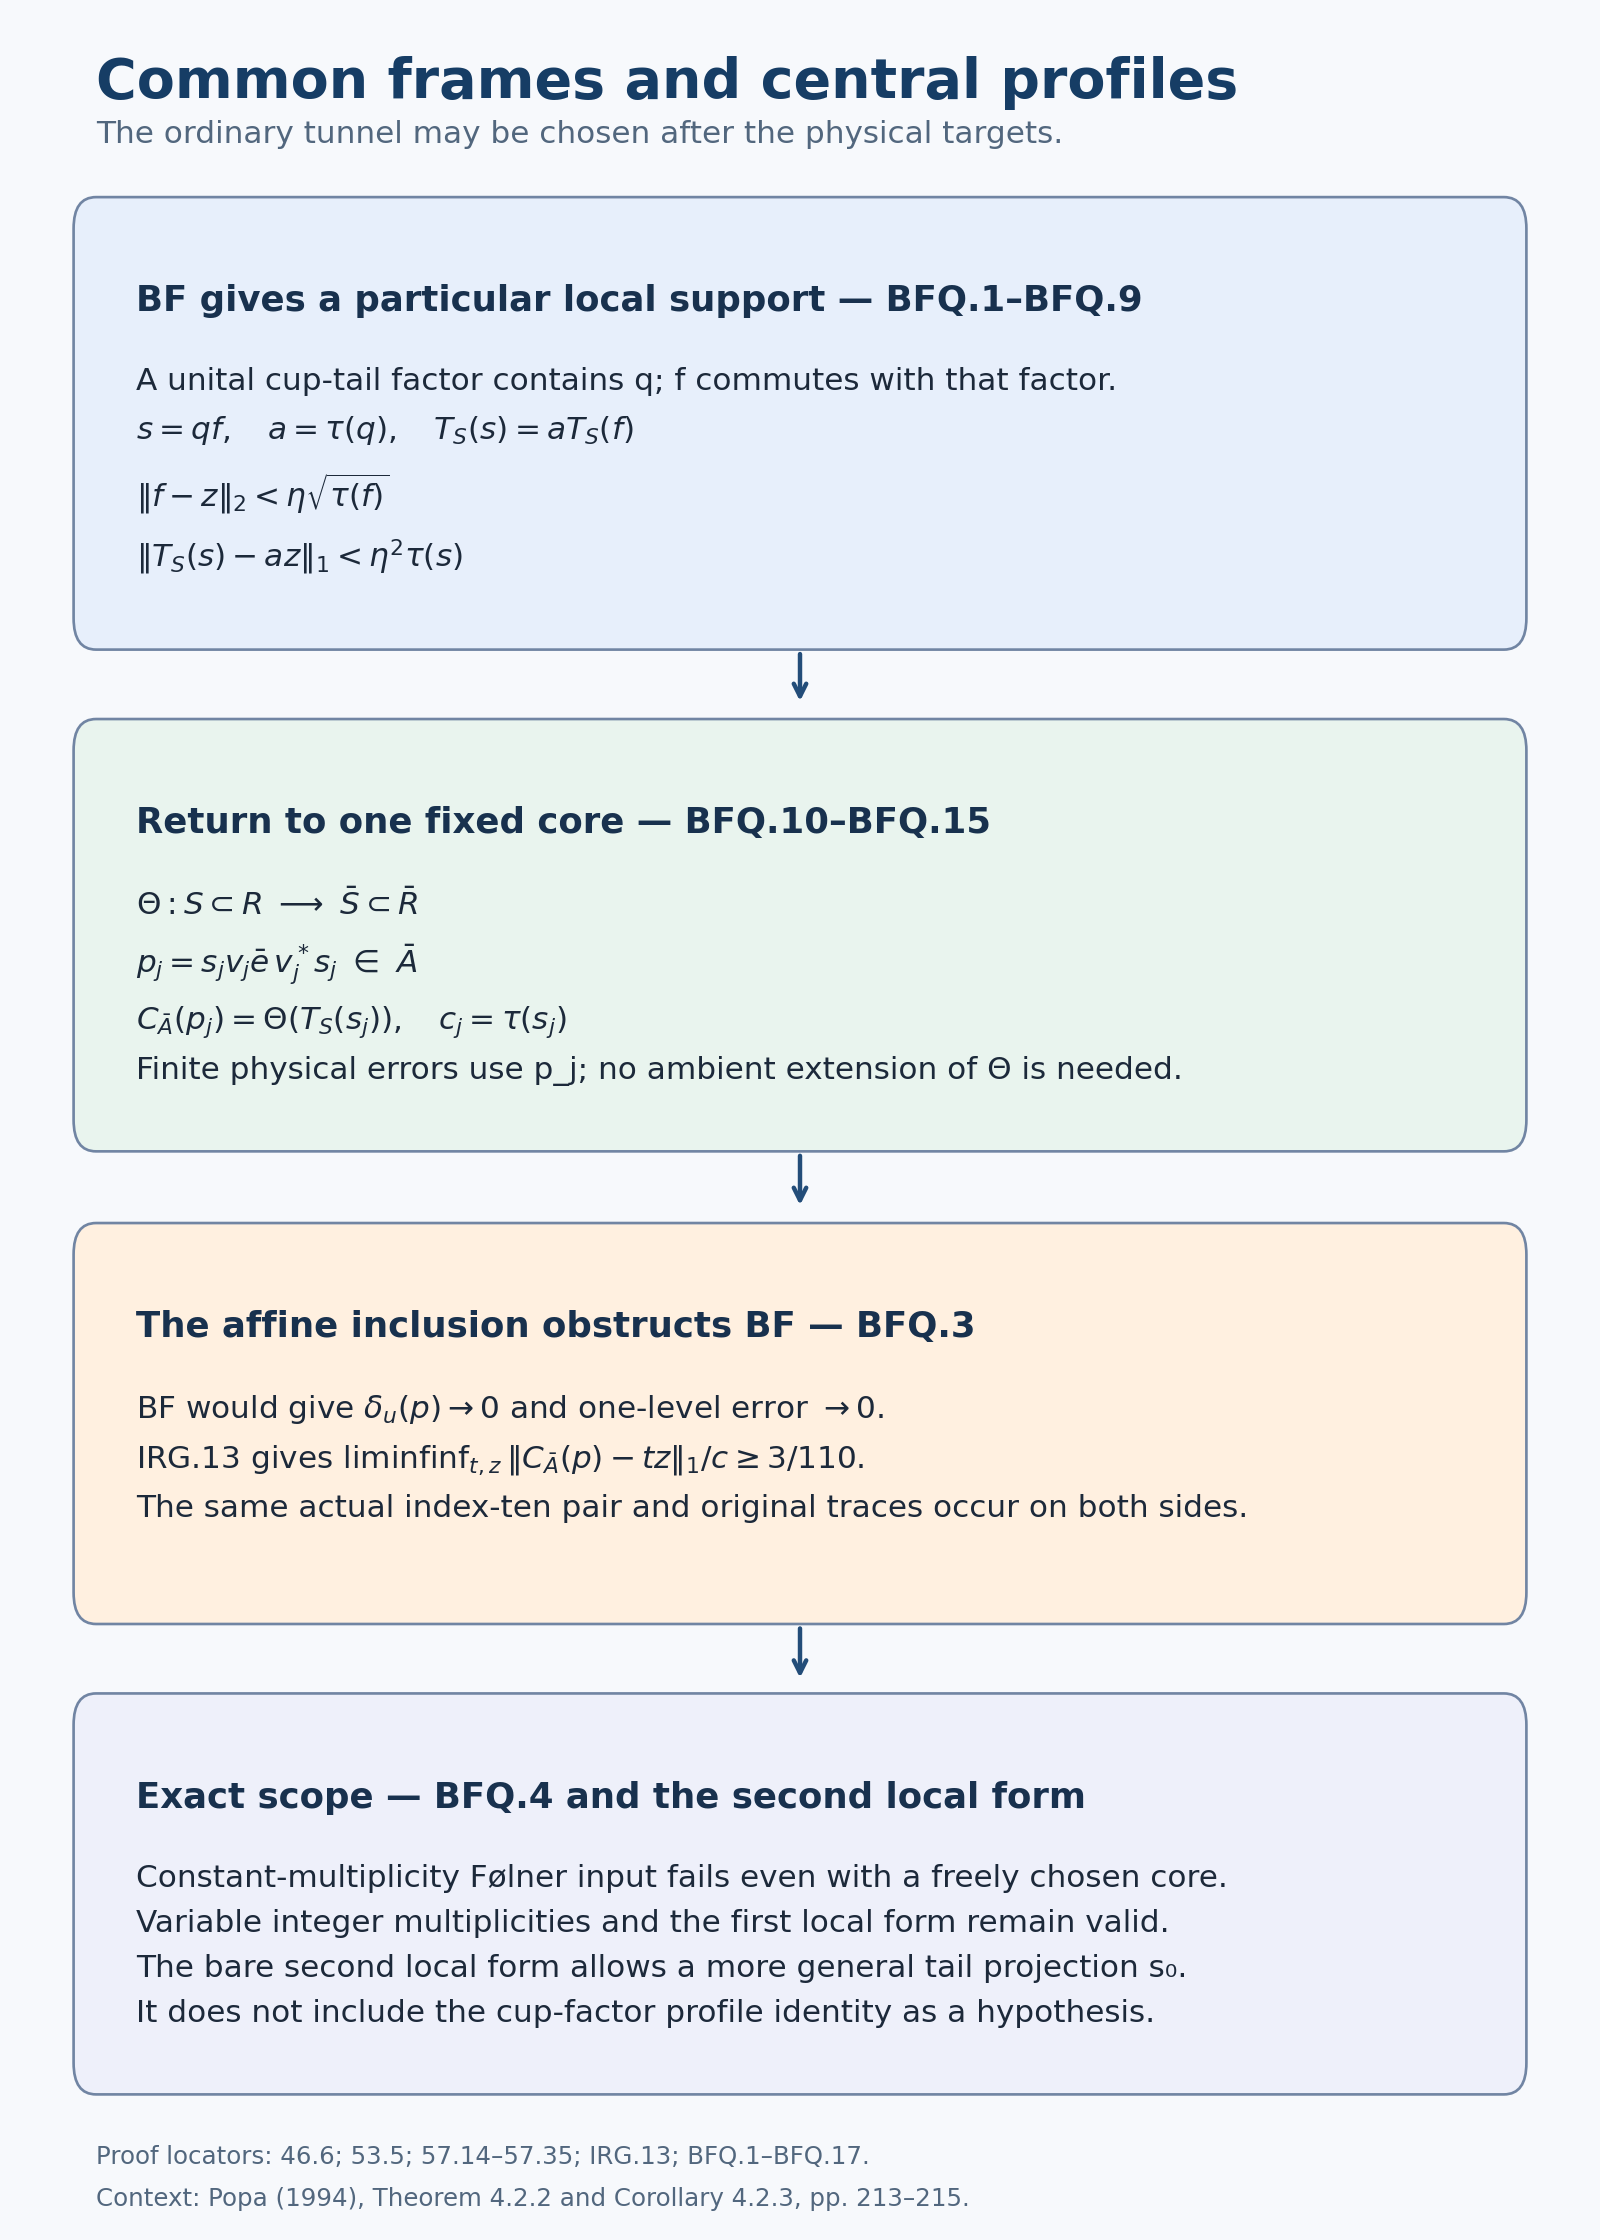

This figure's Python source:
"""Reproduce the BFQ operator diagram. CC0-1.0; schematic, no metric or trace-area scale."""
from pathlib import Path
import re
import matplotlib
matplotlib.use('Agg')
import matplotlib.pyplot as plt
from matplotlib.patches import FancyBboxPatch
out=Path(__file__).resolve().parent
plt.rcParams.update({'font.family':'DejaVu Sans','font.size':14,'svg.fonttype':'none'})
fig=plt.figure(figsize=(10,14),dpi=160,facecolor='#f7f9fc')
ax=fig.add_axes([0,0,1,1]);ax.set_xlim(0,1);ax.set_ylim(0,1);ax.axis('off')
def box(y,h,title,body,color):
 ax.add_patch(FancyBboxPatch((.06,y),.88,h,boxstyle='round,pad=0.014',facecolor=color,edgecolor='#7185a3',linewidth=1.2))
 ax.text(.085,y+h-.025,title,va='top',weight='bold',fontsize=16,color='#18314e')
 ax.text(.085,y+h-.062,body,va='top',linespacing=1.7,fontsize=14,color='#1c293a')
ax.text(.06,.975,'Common frames and central profiles',weight='bold',fontsize=25,va='top',color='#163d65')
ax.text(.06,.936,'The ordinary tunnel may be chosen after the physical targets.',fontsize=14,color='#52677e')
box(.724,.174,'BF gives a particular local support — BFQ.1–BFQ.9',
 'A unital cup-tail factor contains q; f commutes with that factor.\n'+
 r'$s=qf,\quad a=\tau(q),\quad T_S(s)=aT_S(f)$'+'\n'+
 r'$\|f-z\|_2<\eta\sqrt{\tau(f)}$'+'\n'+
 r'$\|T_S(s)-az\|_1<\eta^2\tau(s)$',
 '#e7effb')
box(.500,.165,'Return to one fixed core — BFQ.10–BFQ.15',
 r'$\Theta:S\subset R\ \longrightarrow\ \bar S\subset\bar R$'+'\n'+
 r'$p_j=s_jv_j\bar e\,v_j^*s_j\ \in\ \bar A$'+'\n'+
 r'$C_{\bar A}(p_j)=\Theta(T_S(s_j)),\quad c_j=\tau(s_j)$'+'\n'+
 'Finite physical errors use p_j; no ambient extension of Θ is needed.',
 '#e9f4ee')
box(.289,.151,'The affine inclusion obstructs BF — BFQ.3',
 r'BF would give $\delta_u(p)\to0$ and one-level error $\to0$.'+'\n'+
 r'IRG.13 gives $\liminf\inf_{t,z}\|C_{\bar A}(p)-tz\|_1/c\geq3/110$.'+'\n'+
 'The same actual index-ten pair and original traces occur on both sides.',
 '#fff0e0')
box(.079,.151,'Exact scope — BFQ.4 and the second local form',
 'Constant-multiplicity Følner input fails even with a freely chosen core.\n'+
 'Variable integer multiplicities and the first local form remain valid.\n'+
 'The bare second local form allows a more general tail projection s₀.\n'+
 'It does not include the cup-factor profile identity as a hypothesis.',
 '#eef0fa')
for hi,lo in [(.710,.685),(.486,.460),(.275,.249)]:
 ax.annotate('',xy=(.5,lo),xytext=(.5,hi),arrowprops=dict(arrowstyle='->',lw=2,color='#234d79'))
ax.text(.06,.034,'Proof locators: 46.6; 53.5; 57.14–57.35; IRG.13; BFQ.1–BFQ.17.',fontsize=11,color='#52677e')
ax.text(.06,.015,'Context: Popa (1994), Theorem 4.2.2 and Corollary 4.2.3, pp. 213–215.',fontsize=11,color='#52677e')
stem='bounded-frame-quantifiers'
fig.savefig(out/(stem+'.png'),dpi=160);fig.savefig(out/(stem+'.svg'))
p=out/(stem+'.svg');p.write_text(re.sub(r'[ \t]+(?=\r?$)','',p.read_text(),flags=re.M),encoding='utf-8')
